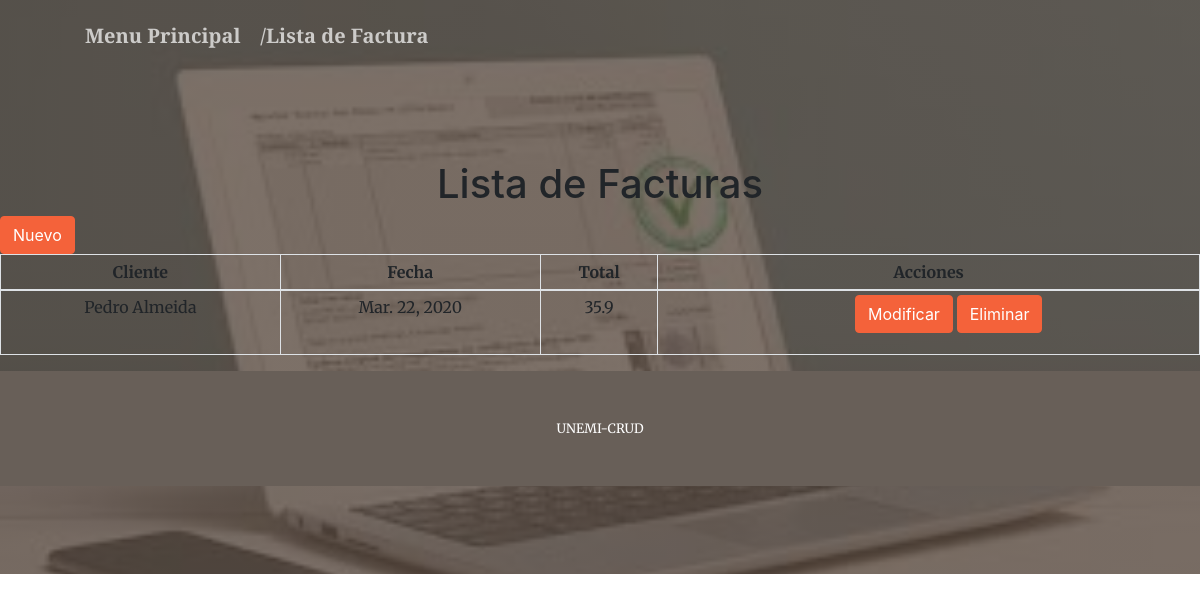
Page /listarfactura/ on the committed database.
### ORM_Django/models.py (models this page shows, shortened)
class Factura(models.Model):
    cliente = models.ForeignKey(Cliente, on_delete = models.CASCADE)
    fecha = models.DateField()
    total = models.FloatField(default=0)

class Cliente(models.Model):
    ruc = models.CharField(max_length=13)
    nombre = models.CharField(max_length=300)
    direccion = models.TextField(blank=True, null=True)
    producto = models.ManyToManyField(Producto)
    class Meta:
        verbose_name = 'Cliente'
        verbose_name_plural = 'Clientes'
        ordering = ["-nombre"]

### ORM_Django/views.py (the view)
# urls.py: path('listarfactura/', listarfactura, name='listarfactura'),
def listarfactura(request):
    factura = Factura.objects.all()
    opciones = {'Menu': 'Menu Principal',
                'Contacto': 'Lista de Factura', 'Acerca': 'Acerca del Blog', 'facturas': factura}
    return render(request, 'listarfacturas.html', opciones)

### templates/listarfacturas.html (shortened to what this page needs)
<!DOCTYPE html>
<html lang="en">
<head>
    {% load static %}
    <link href="https://cdnjs.cloudflare.com/ajax/libs/magnific-popup.js/1.1.0/magnific-popup.min.css"
          rel="stylesheet"/>
    <link rel="stylesheet" type="text/css" href="https://cdn.datatables.net/v/dt/dt-1.10.21/datatables.min.css"/>
    <link href="{% static 'css/styles.css' %}" rel="stylesheet"/>
</head>
<body id="page-top">
<nav class="navbar navbar-expand-lg navbar-light fixed-top py-3" id="mainNav">
    <div class="container">
        <ul>
            <l1><a class="navbar-brand js-scroll-trigger" href='/'>{{ Menu }}</a></l1>
            <l1><a class="navbar-brand js-scroll-trigger" href='/listarfactura'>/{{ Contacto }}</a></l1>
        </ul>
    </div>
</nav>
<div class="masthead">
    <center><h1>{{ Contacto }}s</h1></center>
    <a class="btn btn-primary" href="{% url 'factura' %}">Nuevo</a>
    <table id="dtBasicExample" class="table table-hover table-bordered table-sm" cellspacing="0" width="100%">
        <thead>
        <tr>
            <th>
                <center>Cliente</center>
            </th>
            <th>
                <center>Fecha</center>
            </th>
            <th>
                <center>Total</center>
            </th>
            <th>
                <center>Acciones</center>
            </th>
        </tr>
        </thead>
        <body>
        {% for factura in facturas %}
            <tr>
                <td>
                    <center>{{ factura.cliente.nombre }}</center>
                </td>
                <td>
                    <center>{{ factura.fecha }}</center>
                </td>
                <td>
                    <center>{{ factura.total }}</center>
                </td>
                <td>
                    <center>
                        <ul>
                            <l1><a class="btn btn-primary"
                                   href="{% url 'editarfactura' factura.id %}">Modificar</a>
                            </l1>
                            <l1><a class="btn btn-primary"
                                   href="{% url 'eliminarfactura' factura.id %}">Eliminar</a>
                            </l1>
                        </ul>
                    </center>
                </td>
            </tr>
        {% endfor %}
        </body>
    </table>
    <footer class="bg-light py-5">
        <div class="container">
            <div class="small text-center text-muted">UNEMI-CRUD</div>
        </div>
    </footer>
</div>
</body>
</html>

### rows in the picture
Factura: cliente.nombre "Pedro Almeida", fecha "Mar. 22, 2020", total "35.9"

### other values in the picture
{{ Menu }} "Menu Principal"
{{ Contacto }} "Lista de Factura"
